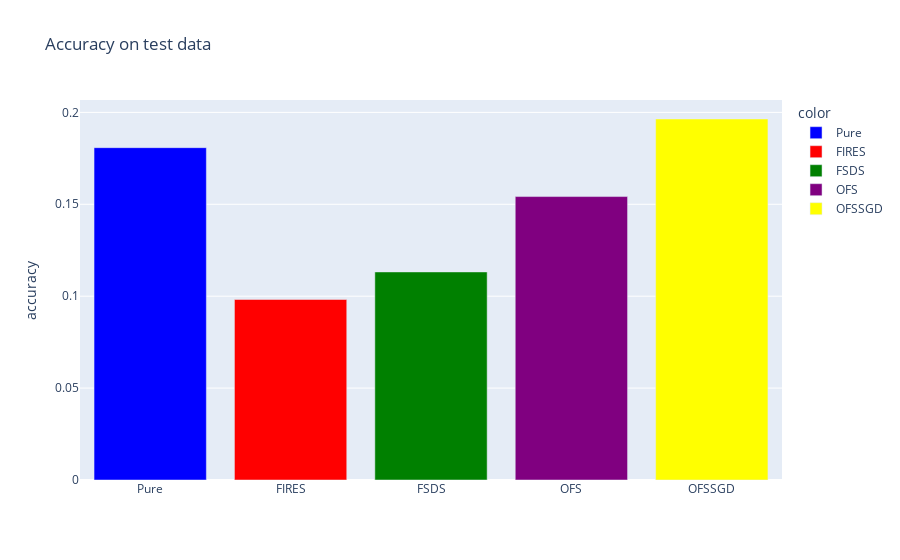

This figure's notebook cell:
### Code cell
# accuracy on test data
col_names = ["Pure","FIRES","FSDS", "OFS", "OFSSGD"]
values = [accuracy_no_ofs, accuracy_fires, accuracy_fsds, accuracy_ofs, accuracy_ofssgd]
fig = px.bar(x=col_names, y=values, title="Accuracy on test data", labels={"y":"accuracy", "x":""}, color=col_names, color_discrete_map={"Pure":"blue",'FIRES': 'red',
                                                   'FSDS': 'green', 'OFS': 'purple', "OFSSGD":"yellow"})

fig.show()

### Figure 1 — Plotly figure (JSON) as saved in the notebook; plotly's stock layout.template omitted (floating-point values rounded to 4 significant figures)
{"data": [{"alignmentgroup": "True", "hovertemplate": "color=Pure<br>=%{x}<br>accuracy=%{y}<extra></extra>", "legendgroup": "Pure", "marker": {"color": "blue"}, "name": "Pure", "offsetgroup": "Pure", "orientation": "v", "showlegend": true, "textposition": "auto", "type": "bar", "x": ["Pure"], "xaxis": "x", "y": [0.1808], "yaxis": "y"}, {"alignmentgroup": "True", "hovertemplate": "color=FIRES<br>=%{x}<br>accuracy=%{y}<extra></extra>", "legendgroup": "FIRES", "marker": {"color": "red"}, "name": "FIRES", "offsetgroup": "FIRES", "orientation": "v", "showlegend": true, "textposition": "auto", "type": "bar", "x": ["FIRES"], "xaxis": "x", "y": [0.0982], "yaxis": "y"}, {"alignmentgroup": "True", "hovertemplate": "color=FSDS<br>=%{x}<br>accuracy=%{y}<extra></extra>", "legendgroup": "FSDS", "marker": {"color": "green"}, "name": "FSDS", "offsetgroup": "FSDS", "orientation": "v", "showlegend": true, "textposition": "auto", "type": "bar", "x": ["FSDS"], "xaxis": "x", "y": [0.1132], "yaxis": "y"}, {"alignmentgroup": "True", "hovertemplate": "color=OFS<br>=%{x}<br>accuracy=%{y}<extra></extra>", "legendgroup": "OFS", "marker": {"color": "purple"}, "name": "OFS", "offsetgroup": "OFS", "orientation": "v", "showlegend": true, "textposition": "auto", "type": "bar", "x": ["OFS"], "xaxis": "x", "y": [0.1542], "yaxis": "y"}, {"alignmentgroup": "True", "hovertemplate": "color=OFSSGD<br>=%{x}<br>accuracy=%{y}<extra></extra>", "legendgroup": "OFSSGD", "marker": {"color": "yellow"}, "name": "OFSSGD", "offsetgroup": "OFSSGD", "orientation": "v", "showlegend": true, "textposition": "auto", "type": "bar", "x": ["OFSSGD"], "xaxis": "x", "y": [0.1964], "yaxis": "y"}], "layout": {"barmode": "relative", "legend": {"title": {"text": "color"}, "tracegroupgap": 0}, "title": {"text": "Accuracy on test data"}, "xaxis": {"anchor": "y", "domain": [0, 1], "title": {"text": ""}}, "yaxis": {"anchor": "x", "domain": [0, 1], "title": {"text": "accuracy"}}}}
